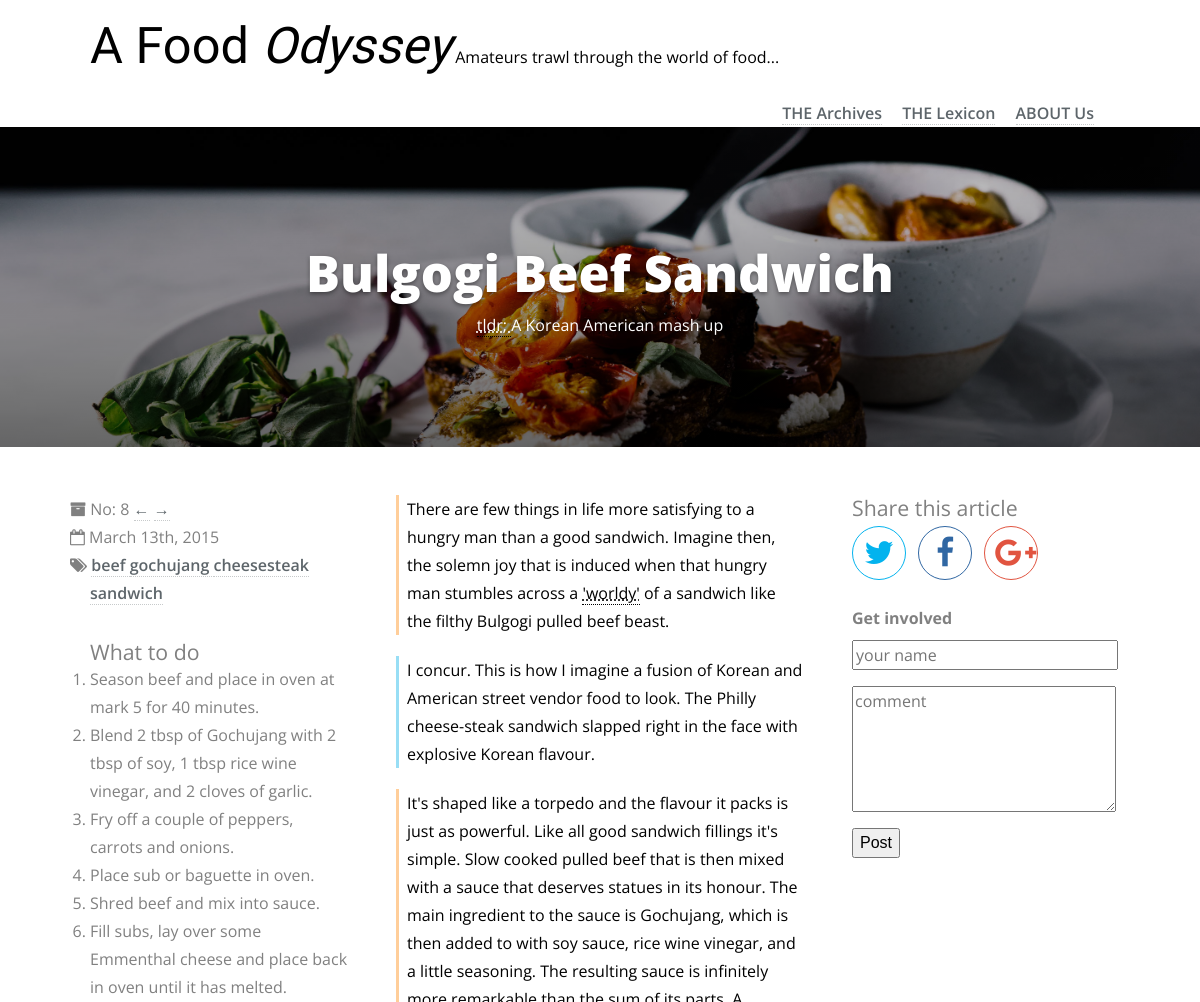
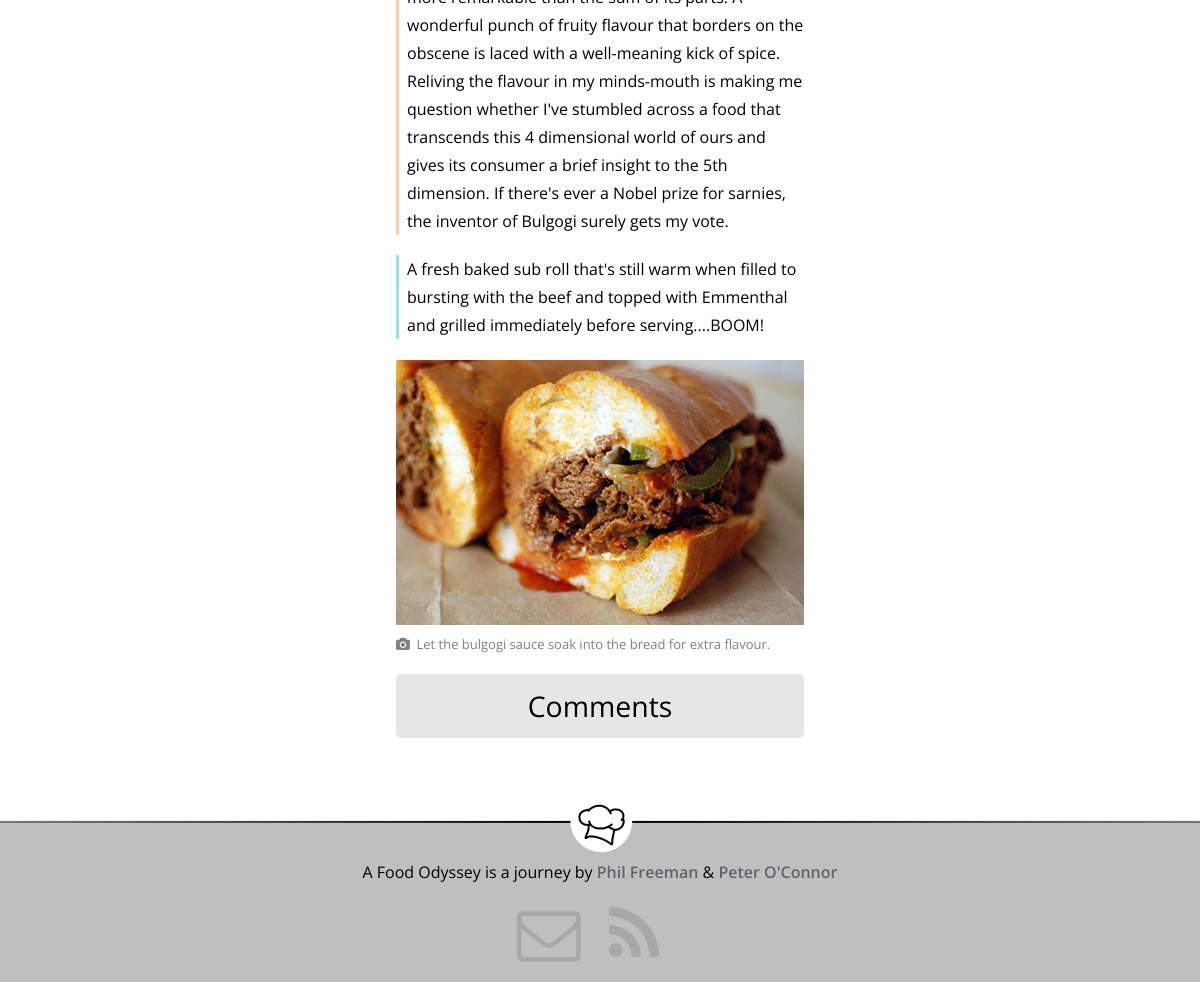
Screenshot of /viewArticle.php?url=bulgogi-beef-sandwich with the database file from the repository (2 pictures, top to bottom).
### tables this page shows
CREATE TABLE IF NOT EXISTS `articles` (
  `id` smallint(5) unsigned NOT NULL AUTO_INCREMENT,
  `title` varchar(50) NOT NULL,
  `summary` text NOT NULL,
  `tags` varchar(50) DEFAULT NULL,
  `banner_image_path` varchar(50) NOT NULL,
  `directions_md` text NOT NULL,
  `directions_html` text NOT NULL,
  `content_md` mediumtext NOT NULL,
  `content_html` mediumtext NOT NULL,
  `pubDate` datetime NOT NULL,
  `url` varchar(50) NOT NULL,
  PRIMARY KEY (`id`)
);

### Article.php (called while the page is built, shortened)
<?php
class Article
{
	private $mId;
	private $mTitle;
	private $mSummary;
	private $mTags;
	private $mContentHtml;
	private $mPubDate;
	private $mBannerImagePath;
	private $mDirectionsHtml;
	private $mNextArticleUrl;
	private $mPreviousArticleUrl;
	public function __construct($id, $title, $summary, $tags, $contentMd, $contentHtml, $pubDate, $bannerImagePath,
		$directionsMd, $directionsHtml, $url)
	{
		$this->mId = $id;
		$this->mTitle = $title;
		$this->mSummary = $summary;
		$this->mTags = $tags;
		$this->mContentHtml = $contentHtml;
		$this->mBannerImagePath = $bannerImagePath;
		$this->mDirectionsHtml = $directionsHtml;
		if ($pubDate instanceof DateTime)
		{
			$this->mPubDate = $pubDate;
		}
		else
		{
			throw new InvalidArgumentException("$pubDate must be of type DateTime");
		}
	}
	public function getId()
	{
		return $this->mId;
	}
	public function getTitle()
	{
		return $this->mTitle;
	}
	public function getSummary()
	{
		return $this->mSummary;
	}
	public function getContentHtml()
	{
		return $this->mContentHtml;
	}
	public function getNicePubDate()
	{
		return $this->mPubDate->format('F jS, Y');
	}
	public function getHtmlPubDate()
	{
		return $this->mPubDate->format('Y-m-d');
	}
	public function getBannerImagePath()
	{
		return $this->mBannerImagePath;
	}
	public function getDirectionsHtml()
	{
		return $this->mDirectionsHtml;
	}
	public function getNextArticleUrl()
	{
		return $this->mNextArticleUrl;
	}
	public function setNextArticleUrl($nextUrl)
	{
		$this->mNextArticleUrl = $nextUrl;
	}
	public function getPreviousArticleUrl()
	{
		return $this->mPreviousArticleUrl;
	}
	public function setPreviousArticleUrl($prevUrl)
	{
		$this->mPreviousArticleUrl = $prevUrl;
	}
	public function getTagsAsArray()
	{
		return explode(" ", $this->mTags);
	}
}

### Database.php (called while the page is built, shortened)
<?php
require "Article.php";
class Database
{
	private $mConnection;
	public function OpenReadOnlyConnection()
	{
		$result = false;
		$this->mConnection = new mysqli("localhost", "cmsVisitor", "JxYZTwDxt2LyULpQ", "cms");
		if ($this->mConnection)
		{
			$result = true;
		}
		return $result;
	}
	public function getArticleByUrl($url)
	{
		$articles = array();
		$query = "SELECT * FROM articles WHERE url = ?";
		$stmt = mysqli_prepare($this->mConnection, $query);
		mysqli_stmt_bind_param($stmt, 's', $url);
		if (!mysqli_stmt_execute($stmt))
		{
			throw new Exception("Database query failed");
		}
		else
		{
			mysqli_stmt_bind_result($stmt, $idCol, $titleCol, $summaryCol, $tagsCol, $bannerImagePathCol,
	        	$directionsMdCol, $directionsHtmlCol, $contentMdCol, $contentHtmlCol, $pubDateCol, $urlCol);
	        while (mysqli_stmt_fetch($stmt))
	        {
	        	$article = new Article($idCol, $titleCol, $summaryCol, $tagsCol, $contentMdCol,
	        		$contentHtmlCol, date_create_from_format('Y-m-d H:i:s', $pubDateCol), $bannerImagePathCol,
	        		$directionsMdCol, $directionsHtmlCol, $urlCol);
	        	array_push($articles, $article);
	        }
	        if (count($articles) !== 0)
	        {
	        	$articles[0]->setComments($this->getArticleComments($articles[0]->getId()));
	        	$articles[0]->setNextArticleUrl($this->getNextArticleUrl($articles[0]->getId()));
	        	$articles[0]->setPreviousArticleUrl($this->getPreviousArticleUrl($articles[0]->getId()));
	        }
		}
		return $articles;
	}
	public function getNextArticleUrl($id)
	{
		$nextArticleUrl = 0;
		$query = "SELECT url FROM articles WHERE id = (SELECT min(id) FROM articles WHERE id > ?)";
		$stmt = mysqli_prepare($this->mConnection, $query);
		mysqli_stmt_bind_param($stmt, 'i', $id);
		if (mysqli_stmt_execute($stmt))
		{
			mysqli_stmt_bind_result($stmt, $urlCol);
			while (mysqli_stmt_fetch($stmt))
			{
				$nextArticleUrl = $urlCol;
			}
		}
		return $nextArticleUrl;
	}
	public function getPreviousArticleUrl($id)
	{
		$previousArticleUrl = 0;
		$query = "SELECT url FROM articles WHERE id = (SELECT max(id) FROM articles WHERE id < ?)";
		$stmt = mysqli_prepare($this->mConnection, $query);
		mysqli_stmt_bind_param($stmt, 'i', $id);
		if (mysqli_stmt_execute($stmt))
		{
			mysqli_stmt_bind_result($stmt, $urlCol);
			while (mysqli_stmt_fetch($stmt))
			{
				$previousArticleUrl = $urlCol;
			}
		}
		return $previousArticleUrl;
	}
	public function getArticleComments($id)
	{
		$comments = array();
		$query = "SELECT * FROM comments WHERE article = ?";
		$stmt = mysqli_prepare($this->mConnection, $query);
		mysqli_stmt_bind_param($stmt, 'i', $id);
		if (!mysqli_stmt_execute($stmt))
		{
			throw new Exception("Database query failed");
		}
		else
		{
			mysqli_stmt_bind_result($stmt, $idCol, $articleCol, $nameCol, $commentCol, $dateCol);
	        while (mysqli_stmt_fetch($stmt))
	        {
	        	$comment = new Comment($idCol, $articleCol, $nameCol, $commentCol,
	        		date_create_from_format('Y-m-d H:i:s', $dateCol));
	        	array_push($comments, $comment);
	        }
		}
		return $comments;
	}
}

### templates/blogEntryView.phtml (the view, shortened to what this page needs)
<!DOCTYPE html>
<html lang="en">
    <head>
        <link rel="stylesheet" href="../css/reset.css">
        <link rel="stylesheet" href="../css/article-style.css">
        <link href="//maxcdn.bootstrapcdn.com/font-awesome/4.2.0/css/font-awesome.min.css" rel="stylesheet">
    </head>
    <body>
        <div class="grid-container">
            <header id="site-header">
                <h1>A Food <i>Odyssey</i></h1>
                <p id="tagline">Amateurs trawl through the world of food...</p>
                <nav>
                    <ul>
                        <li><a href="#">THE Archives</a></li>
                        <li><a href="#">THE Lexicon</a></li>
                        <li><a href="#">ABOUT Us</a></li>
                    </ul>
                </nav>
            </header>
        </div>
        <header id="article-header"
                style="background-image: linear-gradient(to bottom, rgba(0, 0, 0, 0.2), rgba(0, 0, 0, 0.6)),
                    url('../img/<?php echo $this->article->getBannerImagePath(); ?>')">
            <div class="article-header-container">
                <h1>
                    <?php echo $this->article->getTitle(); ?>
                </h1>
                <p>
                    <abbr title="too long, didn't read. A quick summary for those who are in a rush">
                        tldr&#59;
                    </abbr>
                    <?php echo $this->article->getSummary(); ?>
                </p>
            </div>
        </header>
        <div class="grid-container">
            <aside id="article-info">
                <ul>
                    <li id="article-number"> No:
                        <span id="article-num">
                            <?php echo $this->article->getId(); ?>
                        </span>
                        <a href="../articles/<?php echo $this->article->getPreviousArticleUrl(); ?>">&larr;</a>
                        <a href="../articles/<?php echo $this->article->getNextArticleUrl(); ?>">&rarr;</a>
                    </li>
                    <li id="article-date">
                        <time datetime="<?php echo $this->article->getHtmlPubDate(); ?>">
                            <?php echo $this->article->getNicePubDate(); ?>
                        </time>
                    </li>
                    <li id="article-tags">
                        <?php foreach($this->article->getTagsAsArray() as $tag): ?>
                            <a href="../../tags/<?=$tag ?>">
                                <?=$tag ?>
                            </a>
                        <?php endforeach; ?>
                    </li>
                </ul>
                <h4>What to do</h4>
                <?php echo $this->article->getDirectionsHtml(); ?>
            </aside>
            <article id="main-article">
                <?php echo $this->article->getContentHtml(); ?>
                <div id="comments-toggle"><h3 id="comments-toggle-text">Comments</h3></div>
            </article>
            <aside id="article-share">
                <h4>Share this article</h4>
                <ul>
                    <li id="share-twitter"><a href="https://twitter.com/share?hashtags=A%20Food%20Odyssey" class="no-decoration"><i class="fa fa-twitter fa-2x"></i></a></li>
                    <li id="share-facebook"><a href="#" class="no-decoration" id="fb-link"><i class="fa fa-facebook fa-2x"></i></a></li>
                    <li id="share-google"><a href="#" class="no-decoration" id="google-link"><i class="fa fa-google-plus fa-2x"></i></a></li>
                </ul>
                <h5>Get involved</h5>
                <form action="addBlogComment.php" method="POST">
                    <input type="text" id="author" name="author" placeholder="your name" maxlength="50" required />
                    <textarea id="comment" name="comment" placeholder="comment" rows="5" required></textarea>
                    <button type="submit" id="post-comment-btn">Post</button>
                </form>
            </aside>
        </div>
        <footer>
            <p>A Food Odyssey is a journey by <a href="http://www.pjfreeman.co.uk/">Phil Freeman</a> &amp;
                <a href="http://poc275.co.uk">Peter O'Connor</a>
            </p>
            <address id="footer-social">
                <ul id="footer-logos">
                    <li><a href="mailto:poc275@gmail.com?Subject=A%20Food%20Odyssey" title="send us an email" class="no-decoration"><i class="fa fa-envelope-o fa-4x"></i></a></li>
                    <li><a href="../rss.xml" title="follow our blog" class="no-decoration"><i class="fa fa-rss fa-4x"></i></a></li>
                </ul>
            </address>
        </footer>
    </body>
</html>

### rows the page displays
articles: banner_image_path (placeholder picture), title "Bulgogi Beef Sandwich", summary "A Korean American mash up", id "8", tags "beef", tags "gochujang", tags "cheesesteak", tags "sandwich", directions_html "Season beef and place in oven at mark 5 for 40 minutes. Blend 2 tbsp of Gochujang with 2 tbsp of soy, 1 tbsp rice wine vinegar, and 2 cloves of garlic. Fry off a couple of peppers, carrots and onions. Place sub or baguette in oven. Shred beef and mix into sauce. Fill subs, lay over some Emmenthal cheese and place back in oven until it has melted.", content_html "There are few things in life more satisfying to a hungry man than a good sandwich. Imagine then, the solemn joy that is induced when that hungry man stumbles across a 'worldy' of a sandwich like the filthy Bulgogi pulled beef beast. I concur. This is how I imagine a fusion of Korean and American street vendor food to look. The Philly cheese-steak sandwich slapped right in the face with explosive Korean flavour. It's shaped like a torpedo and the flavour it packs is just as powerful. Like all good sandwich fillings it's simple. Slow cooked pulled beef that is then mixed with a sauce that deserves statues in its honour. The main ingredient to the sauce is Gochujang, which is then added to…", content_html (picture)

### other values shown
$this->article->getNicePubDate() "March 13th, 2015"
